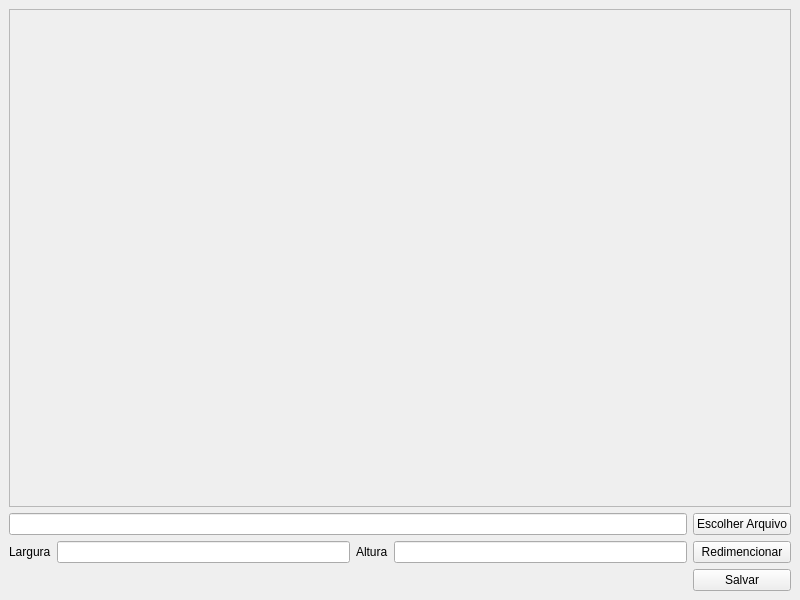
<?xml version="1.0" encoding="UTF-8"?>
<ui version="4.0">
 <class>MainWindow</class>
 <widget class="QMainWindow" name="MainWindow">
  <property name="geometry">
   <rect>
    <x>0</x>
    <y>0</y>
    <width>800</width>
    <height>600</height>
   </rect>
  </property>
  <property name="windowTitle">
   <string>Redimencionar Imagem</string>
  </property>
  <widget class="QWidget" name="centralwidget">
   <layout class="QGridLayout" name="gridLayout">
    <item row="2" column="3">
     <widget class="QLineEdit" name="inputAltura"/>
    </item>
    <item row="2" column="0">
     <widget class="QLabel" name="label">
      <property name="text">
       <string>Largura</string>
      </property>
     </widget>
    </item>
    <item row="2" column="4">
     <widget class="QPushButton" name="btnRedimencionar">
      <property name="text">
       <string>Redimencionar</string>
      </property>
     </widget>
    </item>
    <item row="2" column="2">
     <widget class="QLabel" name="label_2">
      <property name="text">
       <string>Altura</string>
      </property>
     </widget>
    </item>
    <item row="2" column="1">
     <widget class="QLineEdit" name="inputLargura"/>
    </item>
    <item row="3" column="4">
     <widget class="QPushButton" name="btnSalvar">
      <property name="text">
       <string>Salvar</string>
      </property>
     </widget>
    </item>
    <item row="0" column="0" colspan="5">
     <widget class="QScrollArea" name="scrollArea">
      <property name="widgetResizable">
       <bool>true</bool>
      </property>
      <widget class="QWidget" name="scrollAreaWidgetContents">
       <property name="geometry">
        <rect>
         <x>0</x>
         <y>0</y>
         <width>780</width>
         <height>493</height>
        </rect>
       </property>
       <layout class="QGridLayout" name="gridLayout_2">
        <item row="0" column="0">
         <widget class="QLabel" name="labelImg">
          <property name="text">
           <string/>
          </property>
         </widget>
        </item>
       </layout>
      </widget>
     </widget>
    </item>
    <item row="1" column="4">
     <widget class="QPushButton" name="btnEscolherArquivo">
      <property name="text">
       <string>Escolher Arquivo</string>
      </property>
     </widget>
    </item>
    <item row="1" column="0" colspan="4">
     <widget class="QLineEdit" name="inputAbrirArquivo"/>
    </item>
   </layout>
  </widget>
 </widget>
 <resources/>
 <connections/>
</ui>
